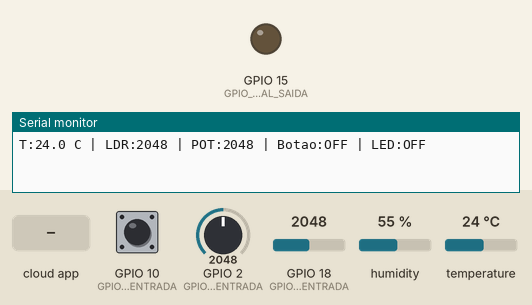
This sketch was run on a simulated ESP32-S3. Parts: output pins drawn as LEDs (lit = HIGH), the last lines printed to the serial monitor. The test bench sets the inputs (shaded band); at power-on: GPIO 2 (GPIO_POTENCIOMETRO_ADC_ENTRADA) = 2048, GPIO 10 (GPIO_BOTAO_DIGITAL_ENTRADA) HIGH, GPIO 18 (GPIO_LDR_ADC_ENTRADA) = 2048, humidity 55 %, temperature 24 °C (analog values on the 0–4095 scale). WiFi joins after 1.5 s; servers stay silent unless stated.

Above: at 2.7 s.
2.8 s: the phone or cloud app sets ledCloud to 1
At 3.6 s:
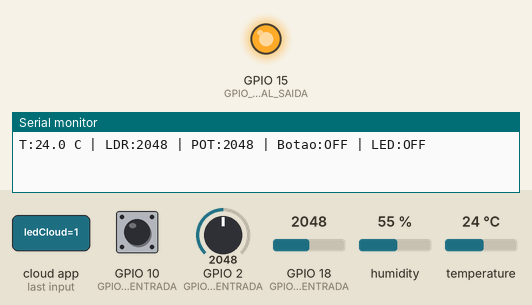
4.5 s: the phone or cloud app sets ledCloud to 0
At 5.9 s:
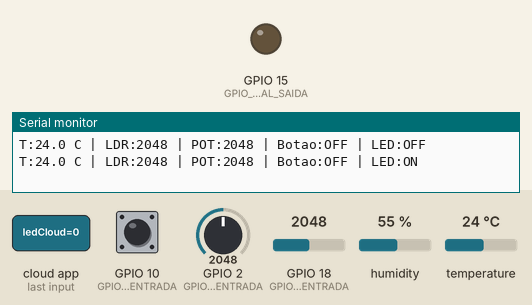
Timing chart, 0 to 7.5 s (numbered marks = the images above; inputs shaded):
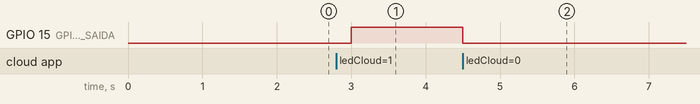

Measured:
- after the input at 2.8 s, GPIO 15 (GPIO_LED_DIGITAL_SAIDA): LOW → HIGH after 0.20 s
- after the input at 4.5 s, GPIO 15 (GPIO_LED_DIGITAL_SAIDA): HIGH → LOW at once

The sketch:

lampada_cloud.ino
```cpp
#include <DHT.h>
#include "thingProperties.h"

const int GPIO_LED_DIGITAL_SAIDA = 15;
const int GPIO_DHT_DIGITAL_DADOS = 13;
const int GPIO_LDR_ADC_ENTRADA = 18;
const int GPIO_POTENCIOMETRO_ADC_ENTRADA = 2;
const int GPIO_BOTAO_DIGITAL_ENTRADA = 10;
DHT dht(GPIO_DHT_DIGITAL_DADOS, DHT11);
unsigned long ultimaLeitura = 0;

void setup() {
  Serial.begin(115200);
  delay(1500);
  pinMode(GPIO_LED_DIGITAL_SAIDA, OUTPUT);
  pinMode(GPIO_BOTAO_DIGITAL_ENTRADA, INPUT_PULLUP);
  analogReadResolution(12);
  dht.begin();
  initProperties();
  ArduinoCloud.begin(ArduinoIoTPreferredConnection);
  setDebugMessageLevel(2);
  ArduinoCloud.printDebugInfo();
}

void loop() {
  ArduinoCloud.update();
  if (millis() - ultimaLeitura >= 2000) {
    ultimaLeitura = millis();
    float temperatura = dht.readTemperature();
    if (!isnan(temperatura)) temperaturaCloud = temperatura;
    luminosidadeCloud = analogRead(GPIO_LDR_ADC_ENTRADA);
    potenciometroCloud = analogRead(GPIO_POTENCIOMETRO_ADC_ENTRADA);
    botaoCloud = digitalRead(GPIO_BOTAO_DIGITAL_ENTRADA) == LOW;
    Serial.printf("T:%.1f C | LDR:%d | POT:%d | Botao:%s | LED:%s\n",
                  temperaturaCloud, luminosidadeCloud, potenciometroCloud,
                  botaoCloud ? "ON" : "OFF", ledCloud ? "ON" : "OFF");
  }
}

void onLedCloudChange() {
  digitalWrite(GPIO_LED_DIGITAL_SAIDA, ledCloud ? HIGH : LOW);
}
```

arduino_secrets.example.h
```cpp
#pragma once
#define SECRET_SSID "NOME_DA_REDE_2G4"
#define SECRET_OPTIONAL_PASS "SENHA_DA_REDE"
#define SECRET_DEVICE_LOGIN_NAME "DEVICE_LOGIN_NAME_OU_DEVICE_ID"
#define SECRET_DEVICE_KEY "SECRET_DEVICE_KEY"
```

thingProperties.h
```cpp
#pragma once
#include <ArduinoIoTCloud.h>
#include <Arduino_ConnectionHandler.h>
#include "arduino_secrets.h"

const char DEVICE_LOGIN_NAME[] = SECRET_DEVICE_LOGIN_NAME;
const char SSID[] = SECRET_SSID;
const char PASS[] = SECRET_OPTIONAL_PASS;
const char DEVICE_KEY[] = SECRET_DEVICE_KEY;

bool ledCloud;
float temperaturaCloud;
int luminosidadeCloud;
int potenciometroCloud;
bool botaoCloud;

void onLedCloudChange();

void initProperties() {
  ArduinoCloud.setBoardId(DEVICE_LOGIN_NAME);
  ArduinoCloud.setSecretDeviceKey(DEVICE_KEY);
  ArduinoCloud.addProperty(ledCloud, READWRITE, ON_CHANGE, onLedCloudChange);
  ArduinoCloud.addProperty(temperaturaCloud, READ, 10 * SECONDS, NULL);
  ArduinoCloud.addProperty(luminosidadeCloud, READ, 5 * SECONDS, NULL);
  ArduinoCloud.addProperty(potenciometroCloud, READ, 5 * SECONDS, NULL);
  ArduinoCloud.addProperty(botaoCloud, READ, ON_CHANGE, NULL);
}

WiFiConnectionHandler ArduinoIoTPreferredConnection(SSID, PASS);
```
